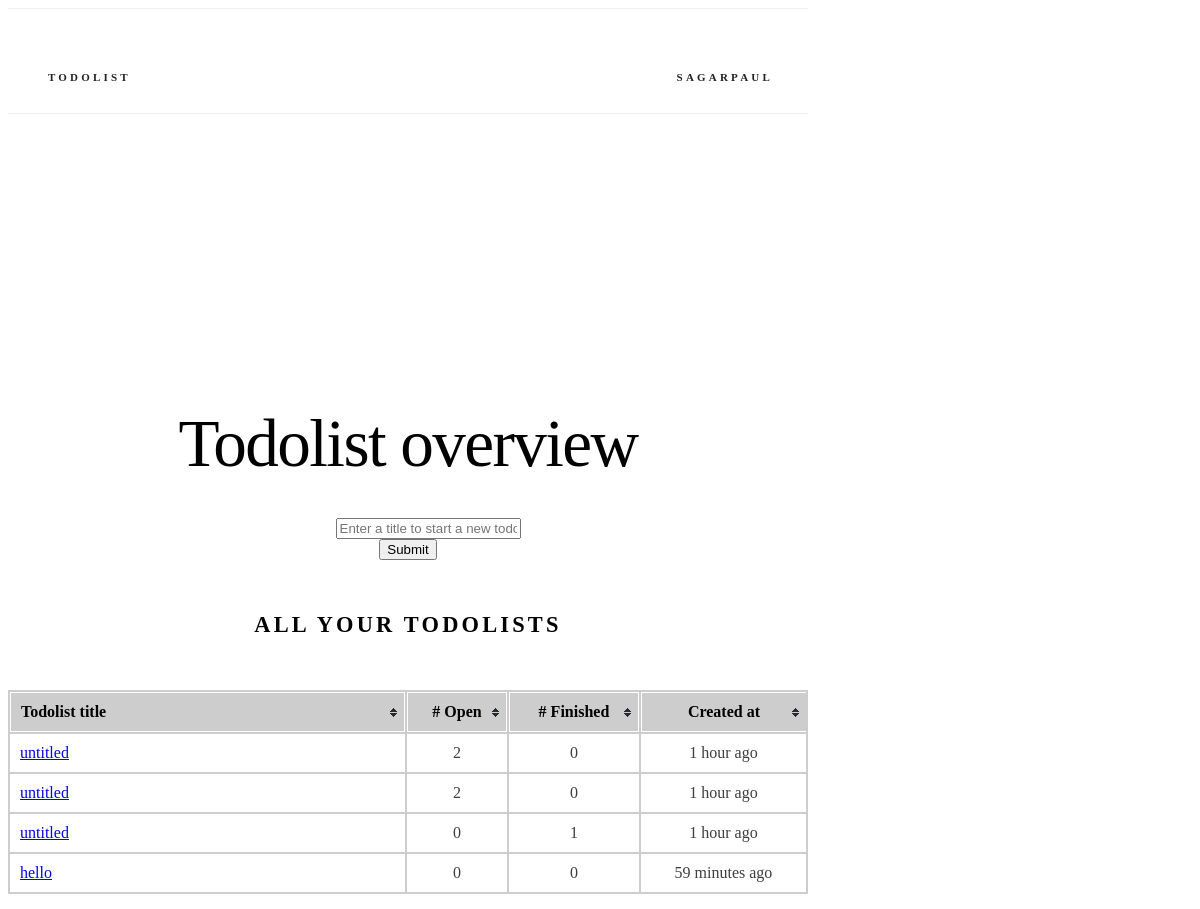
The app's page /todolists/ (signed in) with its own data.
### lists/models.py (models this page shows, shortened)
class TodoList(models.Model):
    title = models.CharField(max_length=128, default="Todolist")
    created_at = models.DateTimeField(auto_now=True)
    creator = models.ForeignKey(
        User, null=True, related_name="todolists", on_delete=models.CASCADE
    )
    class Meta:
        ordering = ("created_at",)
    def count_finished(self):
        return self.todos.filter(is_finished=True).count()
    def count_open(self):
        return self.todos.filter(is_finished=False).count()

### lists/views.py (the view)
# urls.py: path("todolists/", views.overview, name="overview"),
@login_required
def overview(request):
    if request.method == "POST":
        return redirect("lists:add_todolist")
    return render(request, "lists/overview.html", {"form": TodoListForm()})

### lists/forms.py
class TodoListForm(forms.Form):
    title = forms.CharField(
        **form_kwargs(
            widget=forms.TextInput(
                attrs=widget_attrs("Enter a title to start a new todolist")
            )
        )
    )

### lists/templatetags/lists_extras.py (called while the page is built)
@register.filter("humanize")
def humanize_time(dt, past_="ago", future_="from now", default="just now"):
    now = datetime.utcnow()
    dt = dt.replace(tzinfo=None)
    if now > dt:
        diff = now - dt
        dt_is_past = True
    else:
        diff = dt - now
        dt_is_past = False
    periods = (
        (diff.days // 365, "year", "years"),
        (diff.days // 30, "month", "months"),
        (diff.days // 7, "week", "weeks"),
        (diff.days, "day", "days"),
        (diff.seconds // 3600, "hour", "hours"),
        (diff.seconds // 60, "minute", "minutes"),
        (diff.seconds, "second", "seconds"),
    )
    for period, singular, plural in periods:
        if period:
            return "%d %s %s" % (
                period,
                singular if period == 1 else plural,
                past_ if dt_is_past else future_,
            )
    return default

@register.filter("in_seconds")
def in_seconds(dt):
    return int((dt.replace(tzinfo=None) - datetime(1970, 1, 1)).total_seconds())

### lists/templates/lists/overview.html (shortened to what this page needs)
{% extends "base.html" %}
{% load static %}
{% load lists_extras %}
{% block css %}
<link rel="stylesheet" href="{% static 'lists/css/table.css' %}"> {% endblock %}
{% block body %}
<section class="header">
  <h2 class="title">Todolist overview</h2>
  <div class="row">
    <div class="six columns">
      <form action="{% url 'lists:add_todolist' %}" method=post>
        <dl>
          <dd>{{ form }}
          <dt><input type="submit" value="Submit">
        </dl>
      </form>
    </div>
  </div>
  <div class="row">
    <div class="u-full-width">
      <h6 class="docs-header todolist-overview">All your todolists</h6>
      <table id="todolist-overview-table" class="tablesorter">
        <thead>
          <tr>
            <th class='todolist-title'>Todolist title</th>
            <th># Open</th>
            <th># Finished</th>
            <th class="datetime">Created at</th>
          </tr>
        </thead>
        <tbody>
          {% for todolist in user.todolists.all %}
          <tr>
            <td class='todolist-title'><a href="{% url 'lists:todolist' todolist_id=todolist.id %}">{{ todolist.title }}</a></td>
            <td>{{ todolist.count_open }}</td>
            <td>{{ todolist.count_finished }}</td>
            <td data-time-in-seconds="{{ todolist.created_at|in_seconds }}">{{ todolist.created_at|humanize }}</td>
          </tr>
          {% endfor %}
        </tbody>
      </table>
    </div>
  </div>
</section>
{% endblock %}

### todolist/templates/base.html (shortened to what this page needs)
<!DOCTYPE html>
<html lang="en">
<head>
  {% load static %}
  <link rel="stylesheet" type='text/css' href="https://cdnjs.cloudflare.com/ajax/libs/normalize/3.0.2/normalize.min.css">
  <link rel="stylesheet" type='text/css' href="https://cdnjs.cloudflare.com/ajax/libs/skeleton/2.0.4/skeleton.min.css">
  <link rel="stylesheet" type='text/css' href="{% static 'css/custom.css' %}">
  {% block css %}{% endblock %}
</head>
<body>
  <div class="container">
    <nav class="navbar">
      <div class="container">
        <ul class="navbar-list">
          <li class="navbar-item"><a class="navbar-link" href="{% url 'lists:index' %}">Todolist</a></li>
          {% if not user.is_authenticated %}
          <li class="navbar-item">
            <a class="navbar-link" href="{% url 'auth:login' %}">Login</a> {% else %}
            <li class="navbar-item">
              <a class="navbar-link" href="#" data-popover="#moreNavPopover">{{ user.username }}</a>
            </li>
            {% endif %}
        </ul>
      </div>
    </nav>
    {% block body %}{% endblock %}
  </div>
</body>
</html>

### todolist/static/css/custom.css (style rules this page uses)
.title { margin-top: 0; margin-bottom: 2rem; font-weight: 300; font-size: 3.6rem; line-height: 1.25; letter-spacing: -.1rem; word-wrap: break-word; }
th.todolist-title, tr td.todolist-title { width: 50%; word-break: break-word; }
.container { max-width: 800px; }
.header { margin-top: 6rem; text-align: center; }
.docs-header { text-transform: uppercase; font-size: 1.4rem; letter-spacing: .2rem; font-weight: 600; }
.navbar { display: none; }
@media (min-width: 550px) { .title { font-size: 4.2rem; } }
@media (min-width: 550px) { .header { margin-top: 18rem; } }
@media (min-width: 750px) { .navbar, .navbar-spacer { display: block; width: 100%; height: 6.5rem; background: #fff; z-index: 99; border-top: 1px solid #eee; border-bottom: 1px solid #eee; } }
@media (min-width: 750px) { .navbar > .container { width: 100%; } }
@media (min-width: 750px) { .navbar-list { list-style: none; margin-bottom: 0; } }
@media (min-width: 750px) { .navbar-item { position: relative; float: left; margin-bottom: 0; } }
@media (min-width: 750px) { .navbar-item:last-child { float: right; } }
@media (min-width: 750px) { .navbar-link { text-transform: uppercase; font-size: 11px; font-weight: 600; letter-spacing: .2rem; margin-right: 35px; text-decoration: none; line-height: 6.5rem; color: #222; } }

### lists/static/lists/css/table.css (style rules this page uses)
table.tablesorter { background-color: #CDCDCD; margin: 10px 0pt 15px; width: 100%; text-align: left; }
table.tablesorter thead tr th, table.tablesorter tbody tr td, table.tablesorter tfoot tr th { padding: 10px; text-align: center; }
table.tablesorter th:first-child, table.tablesorter tbody tr td:first-child { text-align: left; }
table.tablesorter thead tr th, table.tablesorter tfoot tr th { border: 1px solid #FFF; }
table.tablesorter th:last-child { border-right: 0px solid #FFF; }
table.tablesorter thead tr .header { background-image: url(../images/bg.gif); background-repeat: no-repeat; background-position: center right; cursor: pointer; }
table.tablesorter tbody td { color: #3D3D3D; padding: 4px; background-color: #FFF; vertical-align: top; }

### records on screen
TodoList: title "untitled", count_open "2", count_finished "0", created_at "1 hour ago"
TodoList: title "untitled", count_open "2", count_finished "0", created_at "1 hour ago"
TodoList: title "untitled", count_open "0", count_finished "1", created_at "1 hour ago"
TodoList: title "hello", count_open "0", count_finished "0", created_at "59 minutes ago"

### other values on screen
{{ user.username }} "SAGARPAUL"
